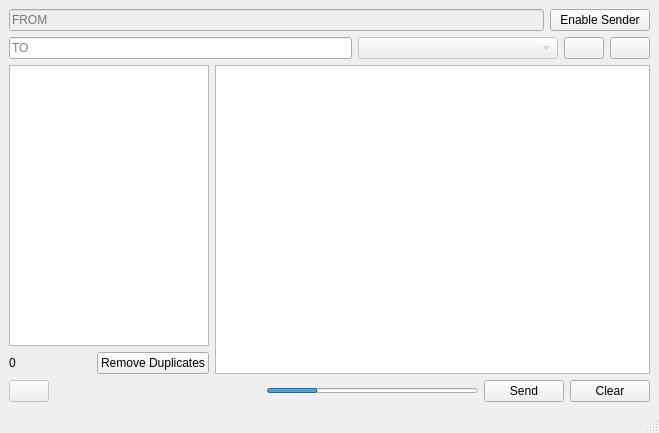
<?xml version="1.0" encoding="UTF-8"?>
<ui version="4.0">
 <class>messageWindow</class>
 <widget class="QMainWindow" name="messageWindow">
  <property name="windowModality">
   <enum>Qt::WindowModal</enum>
  </property>
  <property name="geometry">
   <rect>
    <x>0</x>
    <y>0</y>
    <width>659</width>
    <height>433</height>
   </rect>
  </property>
  <property name="minimumSize">
   <size>
    <width>659</width>
    <height>433</height>
   </size>
  </property>
  <property name="maximumSize">
   <size>
    <width>659</width>
    <height>433</height>
   </size>
  </property>
  <property name="windowTitle">
   <string>Send Message</string>
  </property>
  <property name="windowIcon">
   <iconset resource="custom.qrc">
    <normaloff>:/icons/images/icons/envelope2.png</normaloff>:/icons/images/icons/envelope2.png</iconset>
  </property>
  <property name="styleSheet">
   <string notr="true">#messageWindow{
border-image: url(:/backgrounds/images/backgounds/_8.jpg);
}</string>
  </property>
  <widget class="QWidget" name="centralwidget">
   <layout class="QVBoxLayout" name="verticalLayout">
    <item>
     <layout class="QHBoxLayout" name="horizontalLayout_4">
      <property name="topMargin">
       <number>0</number>
      </property>
      <item>
       <widget class="QLineEdit" name="lineEditSender">
        <property name="enabled">
         <bool>false</bool>
        </property>
        <property name="statusTip">
         <string>Sender Id</string>
        </property>
        <property name="maxLength">
         <number>11</number>
        </property>
        <property name="placeholderText">
         <string>FROM</string>
        </property>
       </widget>
      </item>
      <item>
       <widget class="QPushButton" name="pushButtonSenderId">
        <property name="minimumSize">
         <size>
          <width>100</width>
          <height>0</height>
         </size>
        </property>
        <property name="text">
         <string>Enable Sender</string>
        </property>
       </widget>
      </item>
     </layout>
    </item>
    <item>
     <layout class="QHBoxLayout" name="horizontalLayout_3">
      <property name="topMargin">
       <number>0</number>
      </property>
      <item>
       <widget class="QLineEdit" name="lineEditSearch">
        <property name="statusTip">
         <string>Search</string>
        </property>
        <property name="placeholderText">
         <string>TO</string>
        </property>
       </widget>
      </item>
      <item>
       <widget class="QComboBox" name="comboBoxPhoneNumber">
        <property name="enabled">
         <bool>false</bool>
        </property>
        <property name="minimumSize">
         <size>
          <width>200</width>
          <height>0</height>
         </size>
        </property>
       </widget>
      </item>
      <item>
       <widget class="QPushButton" name="pushButtonAdd">
        <property name="statusTip">
         <string>Add</string>
        </property>
        <property name="text">
         <string/>
        </property>
        <property name="icon">
         <iconset resource="custom.qrc">
          <normaloff>:/icons/images/icons/plus.svg</normaloff>:/icons/images/icons/plus.svg</iconset>
        </property>
       </widget>
      </item>
      <item>
       <widget class="QPushButton" name="pushButtonPeopleAdd">
        <property name="statusTip">
         <string>Add Group(CSV)</string>
        </property>
        <property name="text">
         <string/>
        </property>
        <property name="icon">
         <iconset resource="custom.qrc">
          <normaloff>:/icons/images/icons/people.png</normaloff>:/icons/images/icons/people.png</iconset>
        </property>
       </widget>
      </item>
     </layout>
    </item>
    <item>
     <layout class="QHBoxLayout" name="horizontalLayout_2">
      <property name="topMargin">
       <number>0</number>
      </property>
      <item>
       <layout class="QVBoxLayout" name="verticalLayout_3">
        <property name="spacing">
         <number>6</number>
        </property>
        <item>
         <widget class="QListWidget" name="listWidgetAllRecipients">
          <property name="maximumSize">
           <size>
            <width>200</width>
            <height>16777215</height>
           </size>
          </property>
          <property name="selectionMode">
           <enum>QAbstractItemView::MultiSelection</enum>
          </property>
         </widget>
        </item>
        <item>
         <layout class="QHBoxLayout" name="horizontalLayout_5">
          <property name="topMargin">
           <number>0</number>
          </property>
          <item>
           <widget class="QLabel" name="labelNumberCount">
            <property name="text">
             <string>0</string>
            </property>
           </widget>
          </item>
          <item>
           <widget class="QPushButton" name="pushButtonRemoveDuplicates">
            <property name="text">
             <string>Remove Duplicates</string>
            </property>
           </widget>
          </item>
         </layout>
        </item>
       </layout>
      </item>
      <item>
       <widget class="QTextEdit" name="textEditMessage">
        <property name="statusTip">
         <string>Message</string>
        </property>
       </widget>
      </item>
     </layout>
    </item>
    <item>
     <layout class="QHBoxLayout" name="horizontalLayout">
      <property name="topMargin">
       <number>0</number>
      </property>
      <item>
       <widget class="QPushButton" name="pushButtonDelete">
        <property name="enabled">
         <bool>false</bool>
        </property>
        <property name="statusTip">
         <string>Delete</string>
        </property>
        <property name="text">
         <string/>
        </property>
        <property name="icon">
         <iconset resource="custom.qrc">
          <normaloff>:/icons/images/icons/trash.png</normaloff>:/icons/images/icons/trash.png</iconset>
        </property>
       </widget>
      </item>
      <item>
       <spacer name="horizontalSpacer">
        <property name="orientation">
         <enum>Qt::Horizontal</enum>
        </property>
        <property name="sizeHint" stdset="0">
         <size>
          <width>40</width>
          <height>20</height>
         </size>
        </property>
       </spacer>
      </item>
      <item>
       <widget class="QProgressBar" name="progressBarSend">
        <property name="maximumSize">
         <size>
          <width>16777215</width>
          <height>5</height>
         </size>
        </property>
        <property name="styleSheet">
         <string notr="true">opacity:0;</string>
        </property>
        <property name="value">
         <number>24</number>
        </property>
        <property name="textVisible">
         <bool>false</bool>
        </property>
       </widget>
      </item>
      <item>
       <widget class="QPushButton" name="pushButtonSend">
        <property name="statusTip">
         <string>Send Message</string>
        </property>
        <property name="text">
         <string>Send</string>
        </property>
       </widget>
      </item>
      <item>
       <widget class="QPushButton" name="pushButtonClear">
        <property name="statusTip">
         <string>Cancel</string>
        </property>
        <property name="text">
         <string>Clear</string>
        </property>
       </widget>
      </item>
     </layout>
    </item>
   </layout>
  </widget>
  <widget class="QStatusBar" name="statusbar"/>
 </widget>
 <resources>
  <include location="custom.qrc"/>
 </resources>
 <connections/>
</ui>
